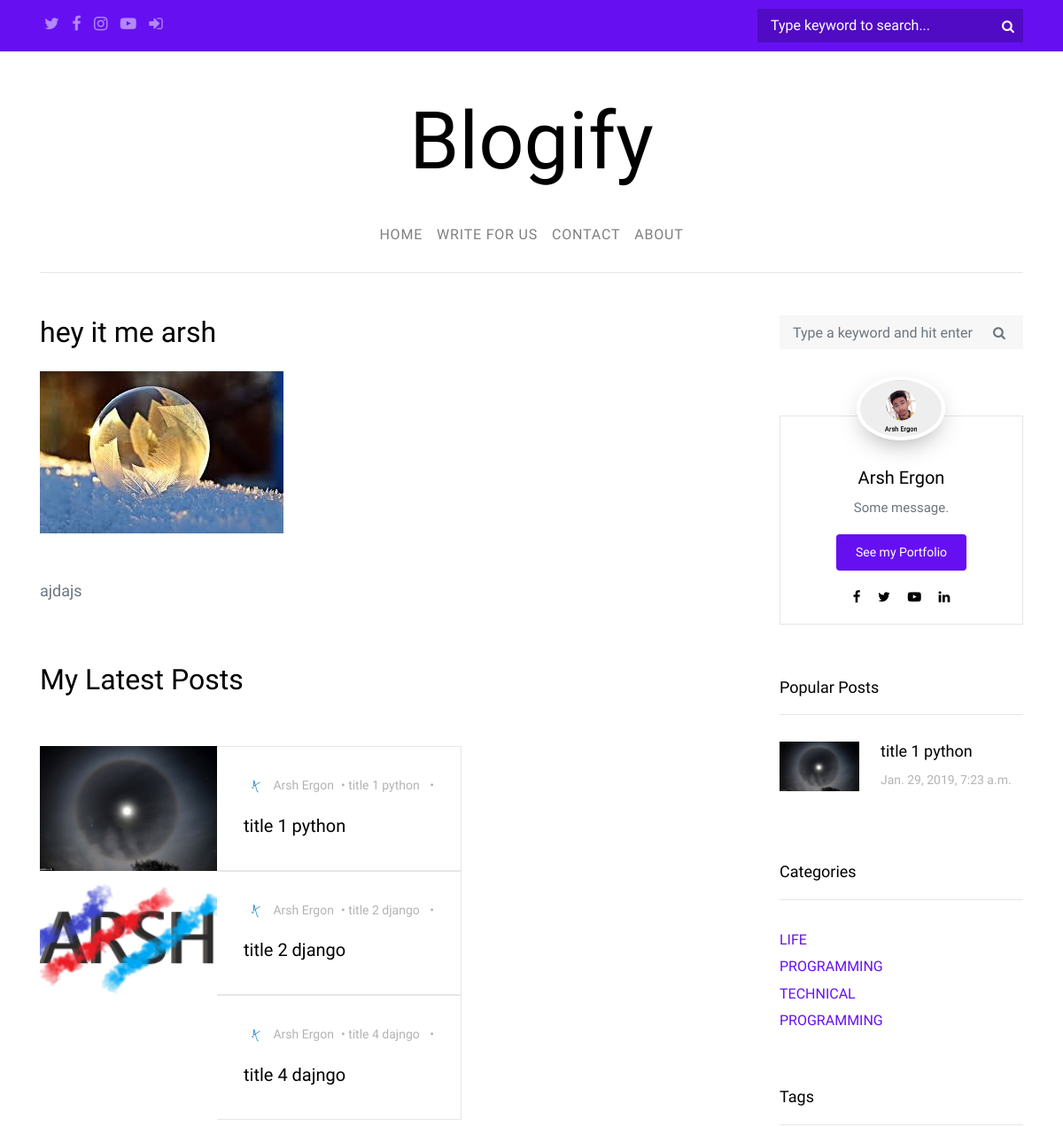
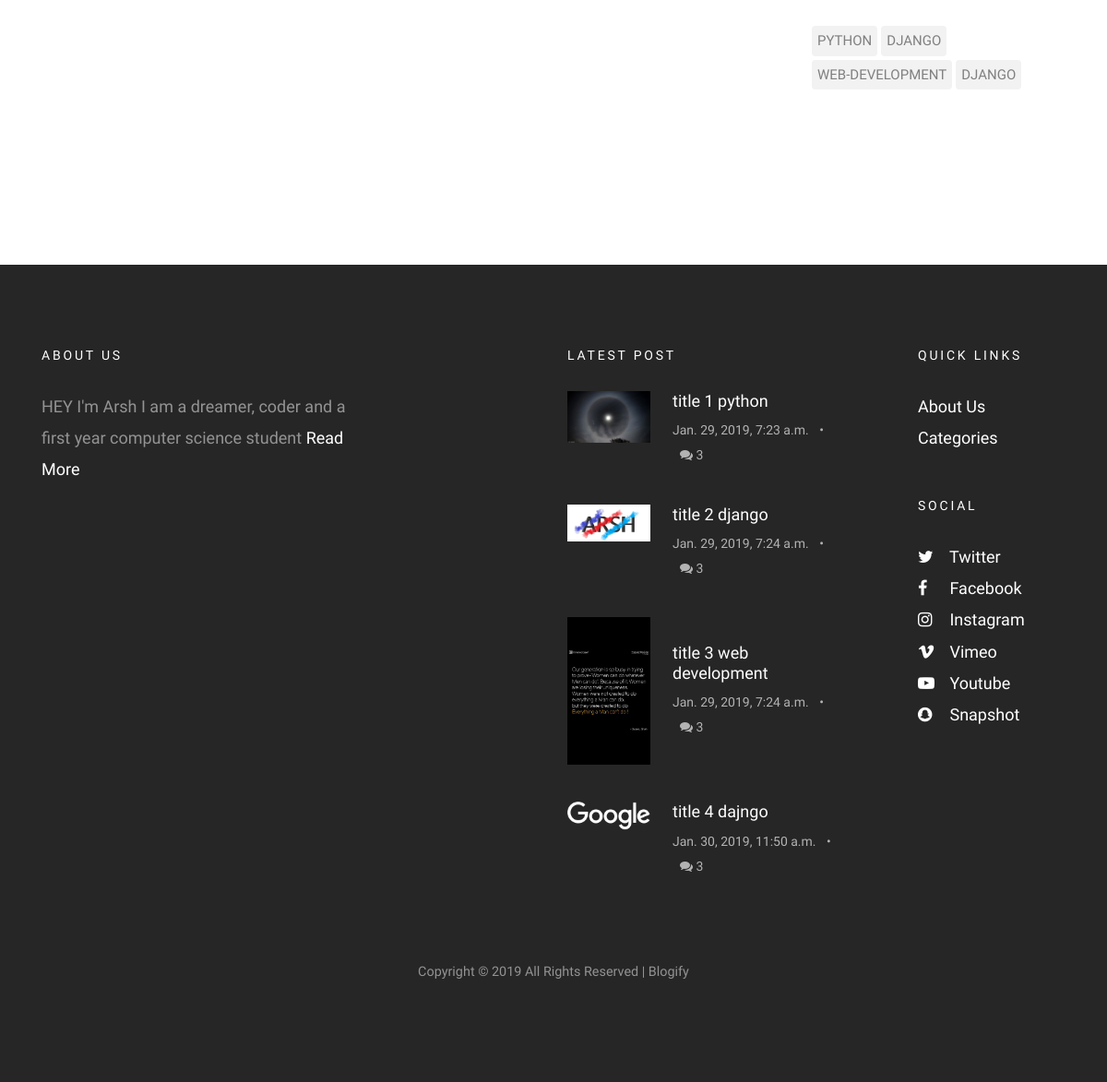
Screenshot of /blogify/about/ with the database file from the repository (2 pictures, top to bottom).
### blogapp/models.py (models this page shows, shortened)
class OwnerAbout(models.Model):
    owner_Name                      =          models.ForeignKey(Owner, on_delete=models.CASCADE)
    owner_about_title               =          models.CharField(max_length=50)
    owner_about_message             =          models.TextField()
    owner_about_image               =          models.ImageField(upload_to='AboutImg')

class Post(models.Model):
    POST_CATEGORY =(
        ('TECHNICAL', 'tech'),
        ('PROGRAMMING', 'programming'),
        ('LIFE', 'life'),
    )
    POST_CHOICES = (
        ('DJANGO','django'),
        ('PYTHON', 'python'),
        ('WEB-DEVELOPMENT', 'web-development'),
    )
    author                              =           models.ForeignKey(Author, on_delete=models.CASCADE)
    post_title                          =           models.CharField(max_length=50)
    post_message_first_para             =           models.TextField()
    post_message_second_para            =           models.TextField(default='working', blank=True)
    post_message_third_para             =           models.TextField(default='this too', blank=True)
    post_image                          =           models.ImageField(upload_to='authImg')
    post_image_optional                 =           models.ImageField(upload_to='authImg', blank=True)
    post_image_optional1                =           models.ImageField(upload_to='authImg', blank=True)
    post_category                       =           models.CharField(max_length=30, choices=POST_CATEGORY)
    post_tages                          =           models.CharField(max_length=30, choices=POST_CHOICES)
    post_date                           =           models.DateTimeField(auto_now_add=True)

class Author(models.Model):
    author_name              =           models.CharField(max_length=50)
    author_image             =           models.ImageField(upload_to='authImg')
    author_email             =           models.EmailField()
    author_bio               =           models.CharField(max_length=50)
    author_portfolio         =           models.URLField(max_length=50, default='if have one :p', blank=True)
    author_facebook          =           models.URLField(max_length=200, blank=True)
    author_twitter           =           models.URLField(max_length=200, blank=True)
    author_instagram         =           models.URLField(max_length=200, blank=True)
    author_youtube           =           models.URLField(max_length=200, blank=True)
    author_linkedin          =           models.URLField(max_length=200, blank=True)
    def __str__(self):
        return '%s'% (self.author_name)

class Owner(models.Model):
    owner_name              =           models.CharField(max_length=50)
    owner_message           =           models.TextField(blank=True, default='Some message')
    owner_image             =           models.ImageField(upload_to='OwnerImg', blank=True)
    see_my_portfolio        =           models.URLField(max_length=200, blank=True)
    owner_twitter           =           models.URLField(max_length=200, blank=True)
    owner_facebook          =           models.URLField(max_length=200, blank=True)
    owner_youtube           =           models.URLField(max_length=200, blank=True)
    owner_linkedin          =           models.URLField(max_length=200, blank=True)
    def __str__(self):
        return "%s"%(self.owner_name)

class Popular_Post(models.Model):
    posts                           =           models.ForeignKey(Post, on_delete=models.CASCADE)
    def __str__(self):
        return self.posts.post_title[:20]

### blogapp/views.py (the view)
# urls.py: path('blogify/about/',views.blog_about_page, name='about'),
def blog_about_page(request):
	owner_name = Owner.objects.filter(owner_name="Arsh Ergon")
	print(owner_name)
	owner_about_context = OwnerAbout.objects.all()
	latest_post = Post.objects.all().order_by('post_date')
	owner_post_context = Post.objects.filter(author=1) # I dont know what to do here I will find out later by doing some sort of experiments and some google
	owner_context = Owner.objects.all()
	post_context = Post.objects.all()
	if request.user.is_authenticated:
		popular_post_context = Popular_Post.objects.all()
	else:
		popular_post_context = Popular_Post.objects.all()
	print(popular_post_context)
	return render(request, 'aboutme/about.html', {
							'owner_about_context'		:		owner_about_context,
							 'owner_post_context'		:		owner_post_context,
							 'owner_context'			:		owner_context,
							 'latest_post'				:		latest_post,
							 'post_context'				:		post_context,
							 'popular_post_context'		:		popular_post_context,
							 }
			 	    )

### templates/aboutme/about.html
{% extends 'blogview/base.html' %}
{% block body %}
{% load static %}
    <section class="site-section pt-5">
      <div class="container">
        <div class="row blog-entries">
          <div class="col-md-12 col-lg-8 main-content">
            <div class="row">
              <div class="col-md-12">
                {% for owner_about in owner_about_context %}
                <h2 class="mb-4">{{ owner_about.owner_about_title }}</h2>
                <p class="mb-5"><img src="{{ owner_about.owner_about_image.url }}" alt="Image placeholder" class="img-fluid"></p>
                <p>{{ owner_about.owner_about_message }}</p>
                {% endfor %}
              </div>
            </div>
            <div class="row mb-5 mt-5">
              <div class="col-md-12 mb-5">
                <h2>My Latest Posts</h2>
              </div>
              <div class="col-md-12">
                <div class="post-entry-horzontal">
                  {% for owner_post in owner_post_context %}
                  <a href="{% url 'blog-post' pk=owner_post.pk %}">
                    <div class="image" style="background-image: url({{ owner_post.post_image.url }});"></div>
                    <span class="text">
                      <div class="post-meta">
                        <span class="author mr-2"><img src="{{ owner_post.author.author_image }}" alt=""> {{ owner_post.author }}</span>&bullet;
                        <span class="mr-2">{{ owner_post.post_title }}</span> &bullet;
                      </div>
                      <h2>{{ owner_post.post_title }}</h2>
                    </span>
                  </a>
                  {% endfor %}
                </div>
              </div>
            </div>
          </div>
          <div class="col-md-12 col-lg-4 sidebar">
            <div class="sidebar-box search-form-wrap">
              <form action="{% url 'category' %}" class="search-form" method="post">{% csrf_token %}
                <div class="form-group">
                  <span class="icon fa fa-search"></span>
                  <input type="text" class="form-control" id="s" placeholder="Type a keyword and hit enter" name="keyword-search">
                </div>
              </form>
            </div>
            <div class="sidebar-box">
              <div class="bio text-center">
                {% for owner_about in owner_context %}
                <img src="{{ owner_about.owner_image.url }}" alt="Image Placeholder" class="img-fluid">
                <div class="bio-body">
                  <h2>{{ owner_about.owner_name }}</h2>
                  <p>{{ owner_about.owner_message }}.</p>
                  <p><a href="#" class="btn btn-primary btn-sm rounded">See my Portfolio</a></p>
                  <p class="social">
                    <a href="{{ owner_about.owner_facebook }}" class="p-2"><span class="fa fa-facebook"></span></a>
                    <a href="{{ owner_about.owner_twitter }}" class="p-2"><span class="fa fa-twitter"></span></a>
                    <a href="{{ owner_about.owner_youtube }}" class="p-2"><span class="fa fa-youtube-play"></span></a>
                    <a href="{{ owner_about.owner_linkedin }}" class="p-2"><span class="fa fa-linkedin"></span></a>
                  </p>
                </div>
                {% endfor %}
              </div>
            </div>
            <div class="sidebar-box">
              <h3 class="heading">Popular Posts</h3>
              <div class="post-entry-sidebar">
                <ul>
                  <li>
                  {% for popular_post in popular_post_context %}
                    <a href="{% url 'blog-post' pk=popular_post.pk %}">
                      <img src="{{ popular_post.posts.post_image.url }}" alt="Image placeholder" class="mr-4">
                      <div class="text">
                        <h4>{{ popular_post.posts.post_title }}</h4>
                        <div class="post-meta">
                          <span class="mr-2">{{ popular_post.posts.post_date }}</span>
                        </div>
                      </div>
                    </a>
                  </li>
                  {% endfor %}
                </ul>
              </div>
            </div>
            <div class="sidebar-box">
              <h3 class="heading">Categories</h3>
                  {% for post_cate in post_context %}
              <ul class="categories">
                <li><a href="{% url 'blog-post' pk=post_cate.pk %}">{{ post_cate.post_category }}</a></li>
              </ul>
              {% endfor %}
            </div>
            <div class="sidebar-box">
              <h3 class="heading">Tags</h3>
              <ul class="tags">
                {% for post_tage in post_context %}
                <li><a href="{% url 'blog-post' pk=post_tage.pk %}">{{ post_tage.post_tages }}</a></li>
                {% endfor %}
              </ul>
            </div>
          </div>
        </div>
      </div>
    </section>
{% endblock %}

### templates/blogview/base.html (shortened to what this page needs)
<!Doctype html>
{% load static %}
<html lang="en">
  <head>
    <link rel="stylesheet" href="{% static 'blogappstatic/css/bootstrap.css' %}">
    <link rel="stylesheet" href="{% static 'blogappstatic/css/animate.css' %}">
    <link rel="stylesheet" href="{% static 'blogappstatic/css/owl.carousel.min.css' %}">
    <link rel="stylesheet" href="{% static 'blogappstatic/fonts/ionicons/css/ionicons.min.css' %}">
    <link rel="stylesheet" href="{% static 'blogappstatic/fonts/fontawesome/css/font-awesome.min.css' %}">
    <link rel="stylesheet" href="{% static 'blogappstatic/fonts/flaticon/font/flaticon.css' %}">
    <link rel="stylesheet" href="{% static 'blogappstatic/css/style.css' %}">
    <link rel="stylesheet" href="{% static 'blogappstatic/home.css' %}">
  </head>
  <body>
    <div class="wrap">
      <header role="banner">
        <div class="top-bar">
          <div class="container">
            <div class="row">
              <div class="col-9 social">
                <a href="#"><span class="fa fa-twitter"></span></a>
                <a href="#"><span class="fa fa-facebook"></span></a>
                <a href="#"><span class="fa fa-instagram"></span></a>
                <a href="#"><span class="fa fa-youtube-play"></span></a>
                {% if request.user.is_authenticated %}
                <a href="{% url 'logout' %}"><span class="fa fa-sign-out"></span></a>
                {% else %}
                <a href="{% url 'login' %}"><span class="fa fa-sign-in"></span></a>
                {% endif %}
              </div>
              <div class="col-3 search-top">
                <form action="{% url 'category' %}" class="search-top-form" method="post">{% csrf_token %}
                  <span class="icon fa fa-search"></span>
                  <input type="text" id="s" placeholder="Type keyword to search..." name="keyword-search">
                </form>
              </div>
            </div>
          </div>
        </div>
        <div class="container logo-wrap">
          <div class="row pt-5">
            <div class="col-12 text-center">
              <h1 class="site-logo"><a href="{% url 'index' %}">Blogify</a></h1>
            </div>
          </div>
        </div>
        <nav class="navbar navbar-expand-md  navbar-light bg-light">
          <div class="container">
            <div class="collapse navbar-collapse" id="navbarMenu">
              <ul class="navbar-nav mx-auto">
                <li class="nav-item">
                  <a class="nav-link" href="{% url 'index' %}">Home</a>
                </li>
                <li class="nav-item">
                  <a class="nav-link" href="{% url 'write4us' %}">Write for us </a>
                </li>
                <li class="nav-item">
                  <a class="nav-link" href="{% url 'contact' %}">Contact</a>
                </li>
                <li class="nav-item">
                  <a class="nav-link" href="{% url 'about' %}">About</a>
                </li>
              </ul>
            </div>
          </div>
        </nav>
      </header>
  {% block body %}
  {% endblock %}
  <footer class="site-footer">
      <div class="container">
        <div class="row mb-5">
          <div class="col-md-4">
            <h3>About Us</h3>
            <p>HEY I'm Arsh I am a dreamer, coder and a first year computer science student <a href="{% url 'about' %}">Read More</a></p>
          </div>
          <div class="col-md-6 ml-auto">
            <div class="row">
              <div class="col-md-7">
                <h3>Latest Post</h3>
                <div class="post-entry-sidebar">
                  <ul>
                    {% for latest in latest_post %}
                    <li>
                      <a href="">
                        <img src="{{ latest.post_image.url }}" alt="Image placeholder" class="mr-4">
                        <div class="text">
                          <h4>{{ latest.post_title|truncatewords_html:20  }}</h4>
                          <div class="post-meta">
                            <span class="mr-2">{{ latest.post_date }}</span> &bullet;
                            <span class="ml-2"><span class="fa fa-comments"></span> 3</span>
                          </div>
                        </div>
                      </a>
                    </li>
                    {% endfor %}
                  </ul>
                </div>
              </div>
              <div class="col-md-1"></div>
              <div class="col-md-4">
                <div class="mb-5">
                  <h3>Quick Links</h3>
                  <ul class="list-unstyled">
                    <li><a href="{% url 'about' %}">About Us</a></li>
                    <li><a href="{% url 'category' %}">Categories</a></li>
                  </ul>
                </div>
                <div class="mb-5">
                  <h3>Social</h3>
                  <ul class="list-unstyled footer-social">
                    <li><a href="#"><span class="fa fa-twitter"></span> Twitter</a></li>
                    <li><a href="#"><span class="fa fa-facebook"></span> Facebook</a></li>
                    <li><a href="#"><span class="fa fa-instagram"></span> Instagram</a></li>
                    <li><a href="#"><span class="fa fa-vimeo"></span> Vimeo</a></li>
                    <li><a href="#"><span class="fa fa-youtube-play"></span> Youtube</a></li>
                    <li><a href="#"><span class="fa fa-snapchat"></span> Snapshot</a></li>
                  </ul>
                </div>
              </div>
            </div>
          </div>
        </div>
        <div class="row">
          <div class="col-md-12 text-center">
            <p class="small">
          Copyright &copy; <script data-cfasync="false" src="/cdn-cgi/scripts/5c5dd728/cloudflare-static/email-decode.min.js"></script><script>document.write(new Date().getFullYear());</script> All Rights Reserved | Blogify</i>
          </p>
          </div>
        </div>
      </div>
    </footer>
  </div>
</body>
</html>

### rows the page displays
OwnerAbout: owner_about_title "hey it me arsh", owner_about_image (picture), owner_about_message "ajdajs"
Post: post_image (picture), author.author_image (picture), author "Arsh Ergon", post_title "title 1 python", post_category "LIFE", post_tages "PYTHON", post_date "Jan. 29, 2019, 7:23 a.m."
Post: post_image (picture), author.author_image (picture), author "Arsh Ergon", post_title "title 2 django", post_category "PROGRAMMING", post_tages "DJANGO", post_date "Jan. 29, 2019, 7:24 a.m."
Post: post_image (picture), author.author_image (picture), author "Arsh Ergon", post_title "title 4 dajngo", post_category "PROGRAMMING", post_tages "DJANGO", post_date "Jan. 30, 2019, 11:50 a.m."
Owner: owner_image (picture), owner_name "Arsh Ergon", owner_message "Some message"
Popular_Post: posts.post_image (picture), posts.post_title "title 1 python", posts.post_date "Jan. 29, 2019, 7:23 a.m."
Post: post_category "TECHNICAL", post_tages "WEB-DEVELOPMENT", post_image (picture), post_title "title 3 web development", post_date "Jan. 29, 2019, 7:24 a.m."
